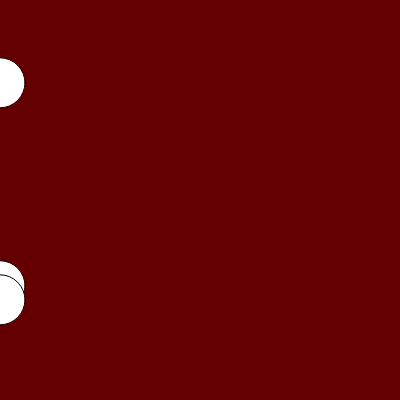
Frame 1 (no input)
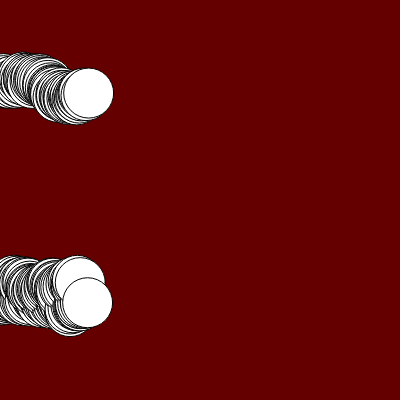
Frame 60 (no input)
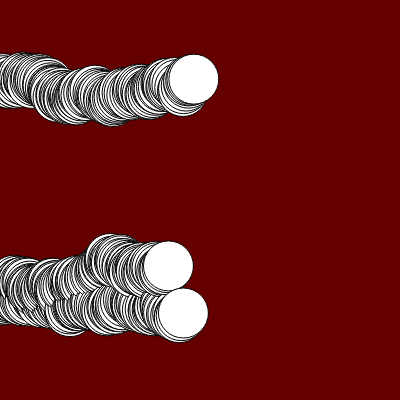
Frame 120 (the mouse pressed at the canvas centre since frame 60)

The p5.js sketch that drew these frames (run headless with seeded random() and noise() and a simulated clock; from frame 60 on, the mouse is pressed at the canvas centre):

// p5.js sketch
// ── sketch.js
let cor;
let circuloX;
let circuloY;

function setup() {

    createCanvas(400, 400);
    background(color(100, 0, 0));
    cor = "color(random(0, 255), random(0, 255), random(0,255))";
    circuloX = [0, 0, 0];
    circuloY = [random(height), random (height), random (height)]
}

    function draw() {

    fill(cor);

    // console.log(circuloX length);
    for(let contador in circuloX) {
        console.log(contador);
        circle(circuloX[contador], circuloY[contador], 50);
        circuloX[contador] += random(0, 3);
        circuloY[contador] += random(-3, 3);

    if(circuloX[contador]>= width) {
        circuloX[contador] = 0;
        circuloY[contador] = random(height);
    }

}

if(mouseIsPressed) {
        cor = "color(random(0, 255), random(0, 255), random(0,255), random(0, 100))";
    }
}
